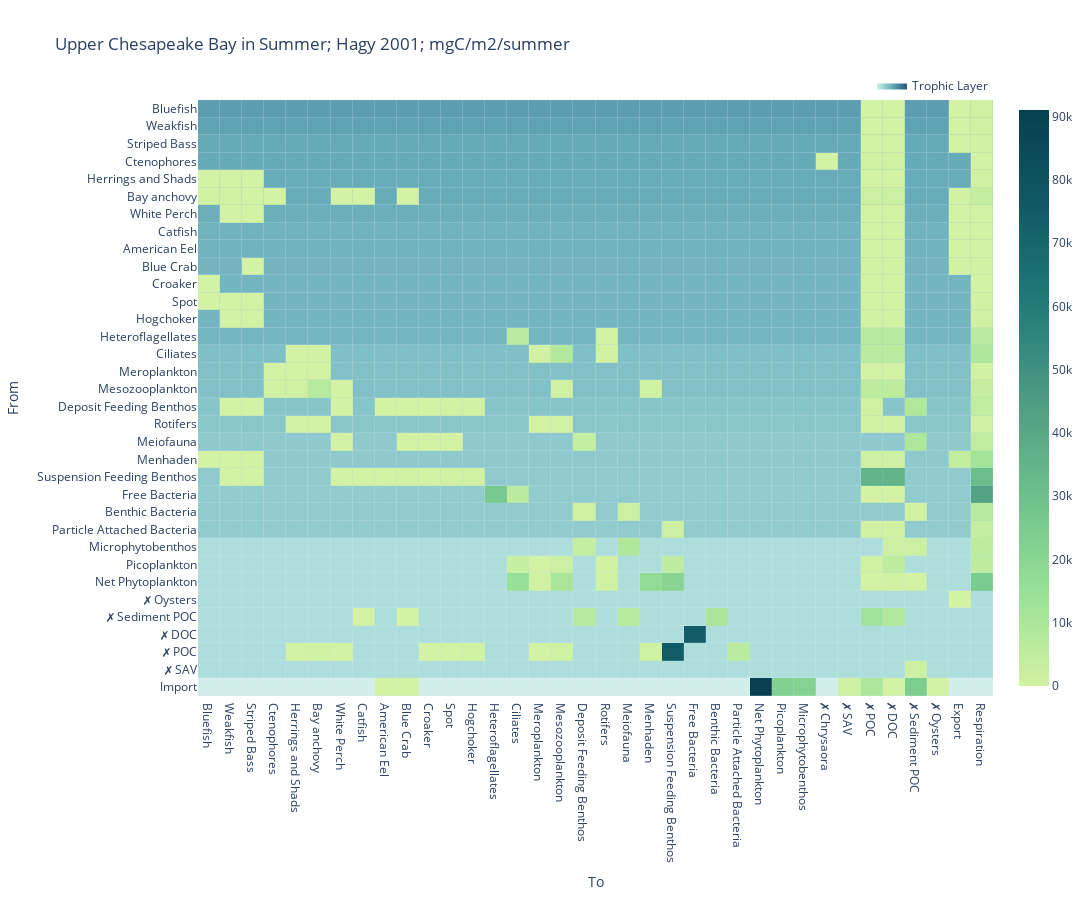

Source (notebook cell):
### Markdown cell above
### no normalization

### Code cell
show_heatmap(food_webs[0], normalization=None, show_trophic_layer=True, add_external_flows=True, switch_axes=False)

### Figure 1 — Plotly figure (JSON) as saved in the notebook; plotly's stock layout.template omitted (floating-point values rounded to 4 significant figures; data arrays with more than 128 entries replaced by an {"elided": "..."} marker saying what was removed)
{"data": [{"colorscale": [[0, "rgb(209, 238, 234)"], [0.1667, "rgb(168, 219, 217)"], [0.3333, "rgb(133, 196, 201)"], [0.5, "rgb(104, 171, 184)"], [0.6667, "rgb(79, 144, 166)"], [0.8333, "rgb(59, 115, 143)"], [1, "rgb(42, 86, 116)"]], "hoverinfo": "skip", "name": "Trophic Layer", "showlegend": true, "showscale": false, "type": "heatmap", "x": {"elided": "1224 str values"}, "xgap": 0.2, "y": {"elided": "1224 str values"}, "ygap": 0.2, "z": {"elided": "1224 float values"}, "zmax": 7.097, "zmin": 0}, {"colorscale": [[0, "rgb(211, 242, 163)"], [0.1667, "rgb(151, 225, 150)"], [0.3333, "rgb(108, 192, 139)"], [0.5, "rgb(76, 155, 130)"], [0.6667, "rgb(33, 122, 121)"], [0.8333, "rgb(16, 89, 101)"], [1, "rgb(7, 64, 80)"]], "hoverongaps": false, "hovertemplate": "%{y} --> %{x}: %{z}<extra></extra>", "showlegend": false, "showscale": true, "type": "heatmap", "x": {"elided": "206 str values"}, "xgap": 0.2, "y": {"elided": "206 str values"}, "ygap": 0.2, "z": {"elided": "206 float values"}, "zmax": 91050.0, "zmin": 1e-07}], "layout": {"autosize": true, "height": 900, "legend": {"orientation": "h", "x": 1, "xanchor": "right", "y": 1, "yanchor": "bottom"}, "title": {"text": "Upper Chesapeake Bay in Summer; Hagy 2001; mgC/m2/summer"}, "width": 1200, "xaxis": {"autorange": true, "categoryarray": ["Bluefish", "Weakfish", "Striped Bass", "Ctenophores", "Herrings and Shads", "Bay anchovy", "White Perch", "Catfish", "American Eel", "Blue Crab", "Croaker", "Spot", "Hogchoker", "Heteroflagellates", "Ciliates", "Meroplankton", "Mesozooplankton", "Deposit Feeding Benthos", "Rotifers", "Meiofauna", "Menhaden", "Suspension Feeding Benthos", "Free Bacteria", "Benthic Bacteria", "Particle Attached Bacteria", "Net Phytoplankton", "Picoplankton", "Microphytobenthos", "✗ Chrysaora", "✗ SAV", "✗ POC", "✗ DOC", "✗ Sediment POC", "✗ Oysters", "Export", "Respiration"], "range": [-0.5, 35.5], "showspikes": true, "spikethickness": 0.5, "title": {"text": "To"}, "type": "category"}, "yaxis": {"autorange": true, "categoryarray": ["Import", "✗ SAV", "✗ POC", "✗ DOC", "✗ Sediment POC", "✗ Oysters", "Net Phytoplankton", "Picoplankton", "Microphytobenthos", "Particle Attached Bacteria", "Benthic Bacteria", "Free Bacteria", "Suspension Feeding Benthos", "Menhaden", "Meiofauna", "Rotifers", "Deposit Feeding Benthos", "Mesozooplankton", "Meroplankton", "Ciliates", "Heteroflagellates", "Hogchoker", "Spot", "Croaker", "Blue Crab", "American Eel", "Catfish", "White Perch", "Bay anchovy", "Herrings and Shads", "Ctenophores", "Striped Bass", "Weakfish", "Bluefish"], "range": [-0.5, 33.5], "showspikes": true, "spikemode": "across", "spikesnap": "cursor", "spikethickness": 0.5, "title": {"text": "From"}, "type": "category"}}}
